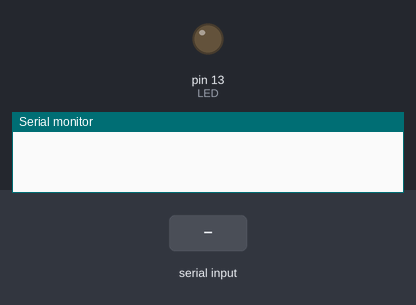
The sketch below on a simulated Arduino Uno, built with avr-gcc and run on an emulated ATmega328P. On the bench: output pins drawn as LEDs (lit = HIGH), the last lines printed to the serial monitor. The inputs (shaded band) are chosen by the test bench.

Above: at 1.2 s.
1.3 s: "1" received over the second serial link
At 2.6 s:
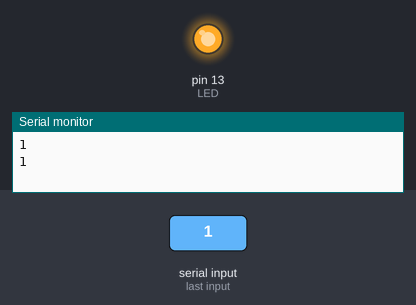
3.5 s: "0" received over the second serial link
At 5.4 s:
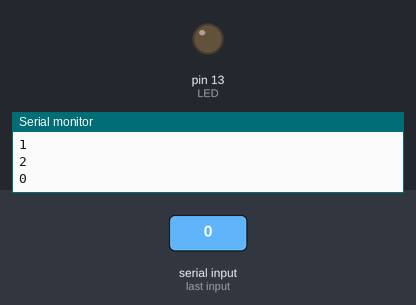
Timing chart, 0 to 6.9 s (numbered marks = the images above; inputs shaded):
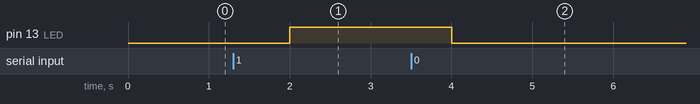

Measured:
- after the input at 1.3 s, pin 13 (LED): LOW → HIGH after 0.70 s
- after the input at 3.5 s, pin 13 (LED): HIGH → LOW after 0.50 s

The sketch:

Bluetooth.ino
```cpp
/*
 *  Bluetooh Basic: LED ON OFF - Avishkar
 *  Coder - Mayoogh Girish
 *  Website - http://bit.do/Avishkar
 *  Download the App :
 *  This program lets you to control a LED on pin 13 of arduino using a bluetooth module
 */
#include <SoftwareSerial.h>
#include <string.h>

#define rxPin 10
#define txPin 11
#define LED 13

SoftwareSerial HM19(rxPin, txPin);
char Incoming_value1 = -1;                //Variable for storing Incoming_value
int count = 0;
bool isCounting = false;

void setup()
{
  HM19.begin(9600);         //Sets the data rate in bits per second (baud) for serial data transmission
  Serial.begin(9600);
  pinMode(LED, OUTPUT);
}

void loop()
{
  if(Serial.available()){
    HM19.write(Serial.read());
  }

  if(HM19.available())
  {
    Incoming_value1 = HM19.read();      //Read the incoming data and store it into variable Incoming_value
    Serial.println(Incoming_value1);        //Print Value of Incoming_value in Serial monitor

    if (Incoming_value1 == '1'){
      digitalWrite(LED, HIGH);
      isCounting = true;
    }
    else if(Incoming_value1 == '0'){
      digitalWrite(LED, LOW);
      isCounting = false;
      count = 0;
    }
  }

  if (isCounting){
    if (count < 10000){
      count += 1;
    } else {
      count = 0;
    }
    char my_str[5];
    itoa(count, my_str, 10);
    HM19.write(my_str);
    Serial.println(my_str);
  }

  delay(1000);
}
```
